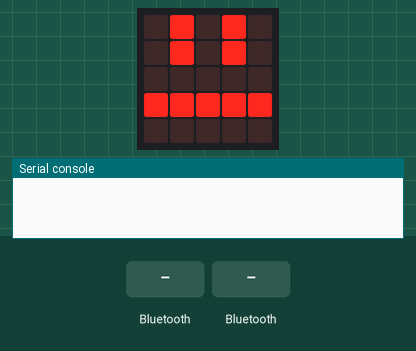
This program was run on a simulated BBC micro:bit (MakeCode). Parts: the board's 5×5 LED display, the last lines printed to the serial console. The test bench sets the inputs (shaded band).

Above: at 1.6 s.
1.7 s: a phone connects over Bluetooth
At 2.4 s:
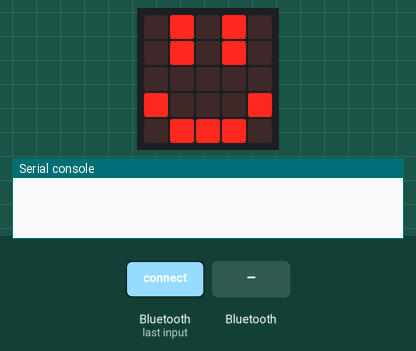
3.2 s: "1" arrives over Bluetooth UART
At 3.6 s:
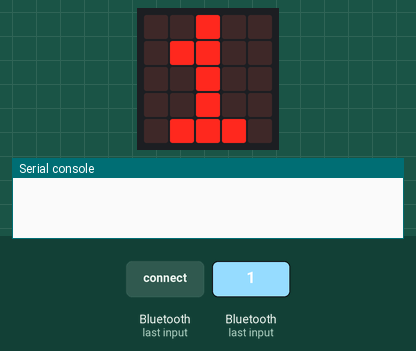
4.7 s: a phone disconnects over Bluetooth
At 5.9 s:
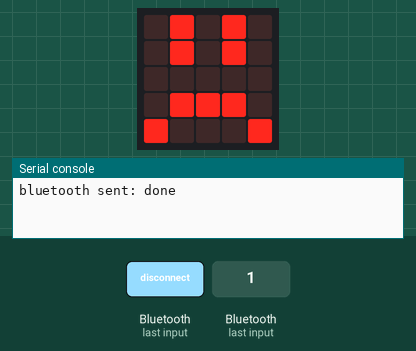
Timing chart, 0 to 7.7 s (numbered marks = the images above; inputs shaded):
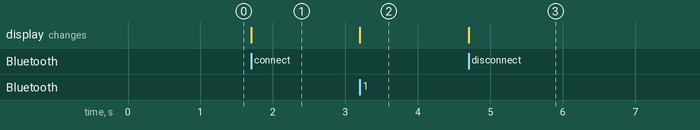

Measured:
- after the input at 1.7 s, the display: changes at once (image 1)
- after the input at 3.2 s, the display: changes at once (image 2)
- after the input at 4.7 s, the display: changes at once (image 3)

The program:

main.ts
```typescript
bluetooth.onBluetoothConnected(function () {
    basic.showLeds(`
        . # . # .
        . # . # .
        . . . . .
        # . . . #
        . # # # .
        `)
    basic.showString(bluetooth.uartReadUntil(serial.delimiters(Delimiters.NewLine)))
    bluetooth.uartWriteString("done")
})
bluetooth.onBluetoothDisconnected(function () {
    basic.showLeds(`
        . # . # .
        . # . # .
        . . . . .
        . # # # .
        # . . . #
        `)
})
basic.showLeds(`
    . # . # .
    . # . # .
    . . . . .
    # # # # #
    . . . . .
    `)
bluetooth.startButtonService()
bluetooth.startLEDService()
bluetooth.startUartService()
bluetooth.startTemperatureService()
basic.forever(function () {

})
```

test.ts
```typescript
// 在這裡測試；當此封包作為擴充功能時，將不會編譯此內容。
```
